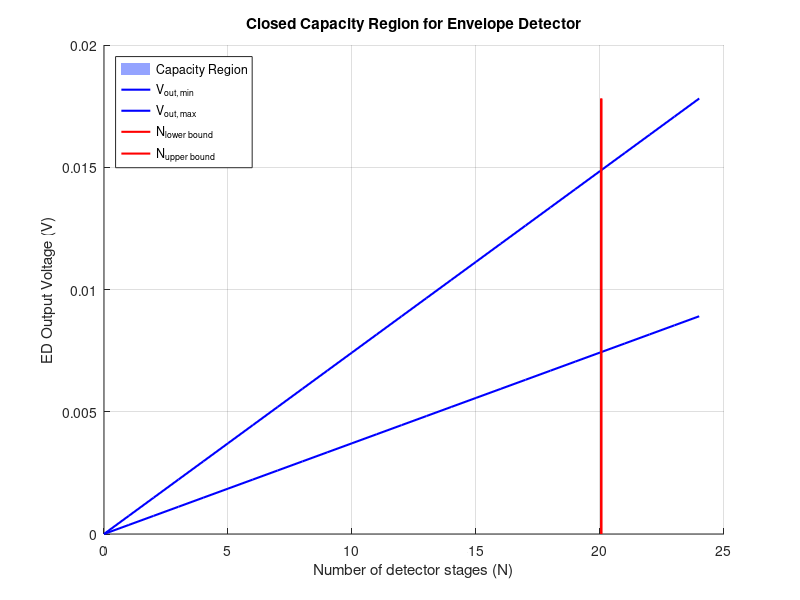
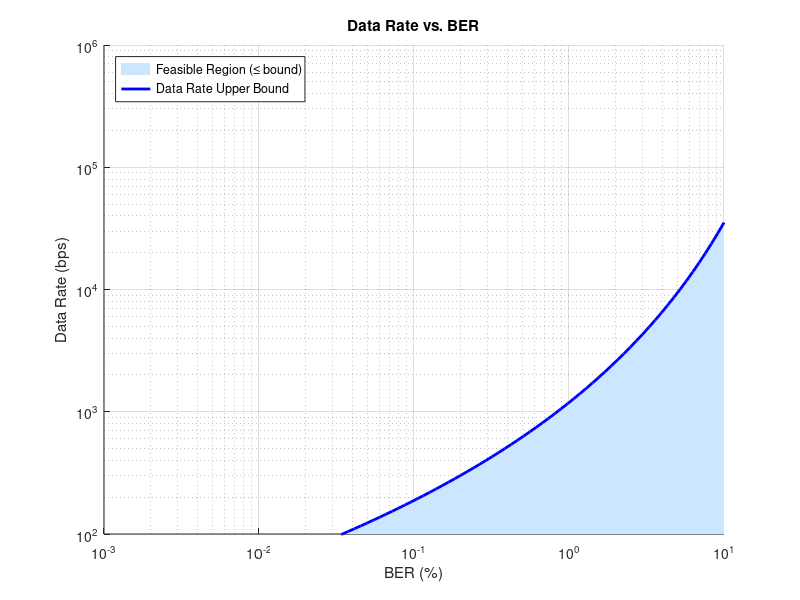
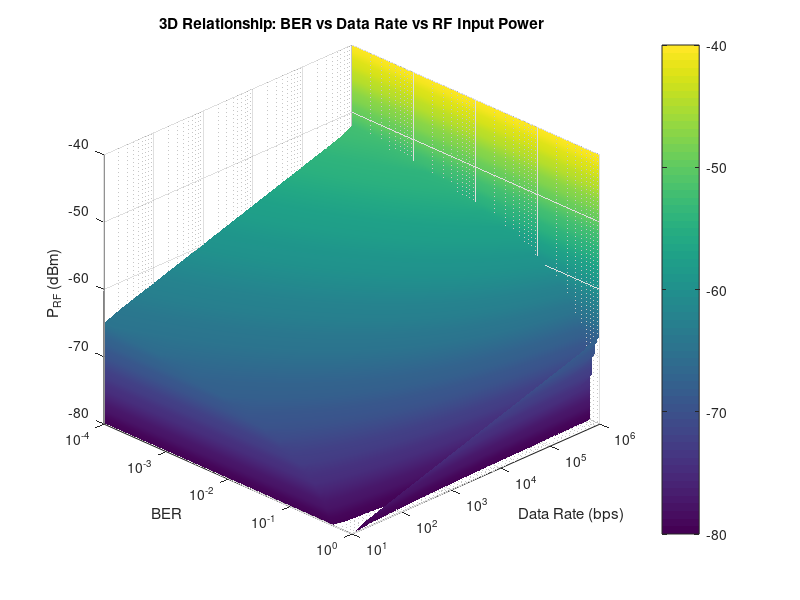

Write MATLAB code to recreate these figures, in order.
% -------------------------------------------------------------------------

% This script computes the closed capacity region for an envelope detector.

% The idea here is to bound all of the possible ED output voltage vs. # stages (N)
% into a closed region. This is useful for design automation of EDs. The
% idea is that if we write an optimization algorithm to design the optimal
% ED given a set of input parameters, the search space for the optimum ED
% will be closed, making it possible to find a global optimum ED. You can
% also use this script to manually choose how many stages to make your ED
% based off of sensitivity, BER, and data rate requirements.

% -------------------------------------------------------------------------

% Set simulation parameters

% RF parameters
P_RF = -63; % Target RX sensitivity (dBm)
RS = 7.7; % Source / antenna resistance (Ohms)
BER = 0.0559; % Desired BER
BW_BB = 11.3e3; % Baseband signal BW in Hz = Data rate

% Passive voltage gain from matching
Av = 20; % In dB

% Detector Parameters
RD = 1e6; % Diode resistance (Ohms)
CC = 50e-15; % Coupling capacitance (F)

% Device parameters
n = 1.5; % Subthreshold slope constant (between 1 and 2)
Vt = 26e-3; % Thermal voltage
k = 1.3e-23; % Boltzmann's constant
T = 293; % Room temperature (K)

% -------------------------------------------------------------------------

% Set all of the bounds on the capacity region for ED output voltage vs. # of stages (N)

% Conversions
Av = 10 ^ (Av / 10);
P_RF = 10 ^ (P_RF / 10) * (10 ^ -3);

% Compute the upper bound for the number of allowed stages in the ED
r = 8 / (2.2 * RD * CC * BW_BB);
discriminant = sqrt(1 + r);
N_UPPER_BOUND = 0.25 * discriminant;

% Compute the lower bound for the number of allowed stages in the ED
r_num = 16 * (n ^ 2) * (Vt ^ 2) * ((sqrt(2) + sqrt(pi)) ^ 2) * k * T;
r_den = pi * CC * (Av ^ 4) * (P_RF ^ 2) * (RS ^ 2);
r_upper = r_num / r_den;
r_ln_inner_sqrt = (sqrt((pi + 2) / pi) * BER * exp(1 / (pi + 2)) * 0.5) + 0.25;
r_ln_inner = (-2 + (4 * sqrt(r_ln_inner_sqrt))) * exp(-1 / (2 + pi)) * sqrt(pi / (2 + pi));
r_ln = (log(r_ln_inner)) ^ 2;
N_LOWER_BOUND = r_upper * r_ln;

% Compute upper and lower bounds for ED voltage as a function of N
n_limits = 1:1:2; % Subthreshold slope constant is between 1 and 2
k_limits = 1 ./ (2 .* n_limits * Vt); % Min and Max conversion gain
N_values = 0:1:(floor(N_UPPER_BOUND * 1.2));
V_out_ED_MIN = (Av .^ 2) .* k_limits(2) .* N_values .* (P_RF * RS);
V_out_ED_MAX = (Av .^ 2) .* k_limits(1) .* N_values .* (P_RF * RS);

% Sanity check: if N_LOWER_BOUND > N_UPPER_BOUND, this indicates that the
% given RF parameters make it impossible to design an ED that meets the
% desired BER requirement.
if N_LOWER_BOUND > N_UPPER_BOUND
    fprintf("No ED exists for the presented BER requirement given the current simulation conditions.\n")
end

% Plot the capacity region
if N_LOWER_BOUND < N_UPPER_BOUND
    y_limits = [min(V_out_ED_MIN), max(V_out_ED_MAX)];
    figure; hold on
    
    % --- Highlight the parallelogram first (darker + more opaque)
    x_par = [N_LOWER_BOUND, N_UPPER_BOUND, N_UPPER_BOUND, N_LOWER_BOUND];
    y_par = [ ...
        (Av^2) * k_limits(2) * N_LOWER_BOUND * (P_RF * RS), ... % bottom-left
        (Av^2) * k_limits(2) * N_UPPER_BOUND * (P_RF * RS), ... % bottom-right
        (Av^2) * k_limits(1) * N_UPPER_BOUND * (P_RF * RS), ... % top-right
        (Av^2) * k_limits(1) * N_LOWER_BOUND * (P_RF * RS) ...  % top-left
    ];
    fill(x_par, y_par, [0.3 0.4 1], 'FaceAlpha', 0.6, 'EdgeColor', 'none')
    
    % --- Then draw boundary lines on top
    plot(N_values, V_out_ED_MIN, 'b', 'LineWidth', 1.5)
    plot(N_values, V_out_ED_MAX, 'b', 'LineWidth', 1.5)
    plot([N_LOWER_BOUND N_LOWER_BOUND], y_limits, 'r', 'LineWidth', 1.5)
    plot([N_UPPER_BOUND N_UPPER_BOUND], y_limits, 'r', 'LineWidth', 1.5)
    
    xlabel("Number of detector stages (N)")
    ylabel("ED Output Voltage (V)")
    title("Closed Capacity Region for Envelope Detector")
    legend("Capacity Region", "V_{out, min}", "V_{out, max}", "N_{lower bound}", "N_{upper bound}", 'Location', 'northwest')
    grid on
    hold off
end

% -------------------------------------------------------------------------

% Select the optimum N
N_opt = (N_LOWER_BOUND + N_UPPER_BOUND) / 2;
fprintf("The optimum number of stages for the given detector criteria is: %0i\n\n", floor(N_opt))

% Summarize design criteria
fprintf("Design criteria summary:\n")
fprintf("Expected RF Input Power (W): %0i\n", P_RF)
fprintf("Desired Bit Rate (Hz): %0i\n", BW_BB)
fprintf("Desired Bit error rate (%%): %0f\n", BER * 100)

% -------------------------------------------------------------------------

% Plot allowed data rate vs. BER for the detector, since both are bounded
% with respect to each other. If this bound is broken in the ED design
% process, the leftmost and rightmist points in the capacity region will
% slide past each other, indicating that a capacity region cannot exist.

% Compute data rate vs. BER bound
M1 = r_upper;
M2 = exp(-1 / (pi + 2)) * sqrt(pi / (pi + 2));
M3 = (1 / M2) * 0.5;
BER_values = logspace(log10(0.00001), log10(0.1), 100);
M_log = log(M2 * (-2 + (4 * sqrt(0.25 + (M3 * BER_values)))));
DataRate_den = 35.2 * RD * CC * (M1 ^ 2) * (M_log .^ 4);
DataRate_values = 8 ./ DataRate_den;

% Plot Data Rate vs BER on log-log scale
figure;
hold on;

% Shade region where data rate <= bound
X = [BER_values * 100, fliplr(BER_values * 100)];
Y = [DataRate_values, ones(size(DataRate_values))*100]; % lower bound (100 bps)
fill(X, Y, [0.8 0.9 1], 'EdgeColor', 'none'); % light blue region

loglog(BER_values * 100, DataRate_values, 'b-', 'LineWidth', 2);
grid on;
xlabel('BER (%)');
ylabel('Data Rate (bps)');
title('Data Rate vs. BER');
xlim([0.001 10]);
ylim([100 1e6]);
set(gca, 'XScale', 'log', 'YScale', 'log');

legend('Feasible Region (≤ bound)', 'Data Rate Upper Bound', 'Location', 'northwest');
hold off;

% --- 3D mapping of sensitivity vs. data rate vs. BER ---

% Define RF power sweep range (in dBm)
P_RF_dBm_values = -80:1:-40; % Sweep from -80 to -40 dBm

% Define BER range (limited)
BER_values = logspace(-4, 0, 100); % 10^-4 to 10^0

% Preallocate for speed
DataRate_matrix = zeros(length(P_RF_dBm_values), length(BER_values));

% Compute data rate for each P_RF value
for i = 1:length(P_RF_dBm_values)
    % Convert dBm to Watts
    P_RF_W = 10^(P_RF_dBm_values(i)/10) * 1e-3;

    % Recompute terms that depend on P_RF
    r_num = 16 * (n ^ 2) * (Vt ^ 2) * ((sqrt(2) + sqrt(pi)) ^ 2) * k * T;
    r_den = pi * CC * (Av ^ 4) * (P_RF_W ^ 2) * (RS ^ 2);
    r_upper = r_num / r_den;

    M1 = r_upper;
    M2 = exp(-1 / (pi + 2)) * sqrt(pi / (pi + 2));
    M3 = (1 / M2) * 0.5;

    % Compute the data rate bound for this P_RF
    M_log = log(M2 * (-2 + (4 * sqrt(0.25 + (M3 * BER_values)))));
    DataRate_den = 35.2 * RD * CC * (M1 ^ 2) * (M_log .^ 4);
    DataRate_values = 8 ./ DataRate_den;

    % Limit DataRate to 10^1 – 10^6 range
    DataRate_values(DataRate_values < 1e1) = 1e1;
    DataRate_values(DataRate_values > 1e6) = 1e6;

    % Store results
    DataRate_matrix(i, :) = DataRate_values;
end

% Create meshgrid for plotting
[BER_mesh, P_RF_mesh] = meshgrid(BER_values, P_RF_dBm_values);

% 3D plot (BER vs DataRate vs P_RF)
figure;
surf(BER_mesh, DataRate_matrix, P_RF_mesh); % BER (fractional), P_RF (dBm)
xlabel('BER');
ylabel('Data Rate (bps)');
zlabel('P_{RF} (dBm)');
title('3D Relationship: BER vs Data Rate vs RF Input Power');
set(gca, 'XScale', 'log', 'YScale', 'log');
xlim([1e-4 1e0]);
ylim([1e1 1e6]);
colorbar;
grid on;
view(45,30);
shading interp;
